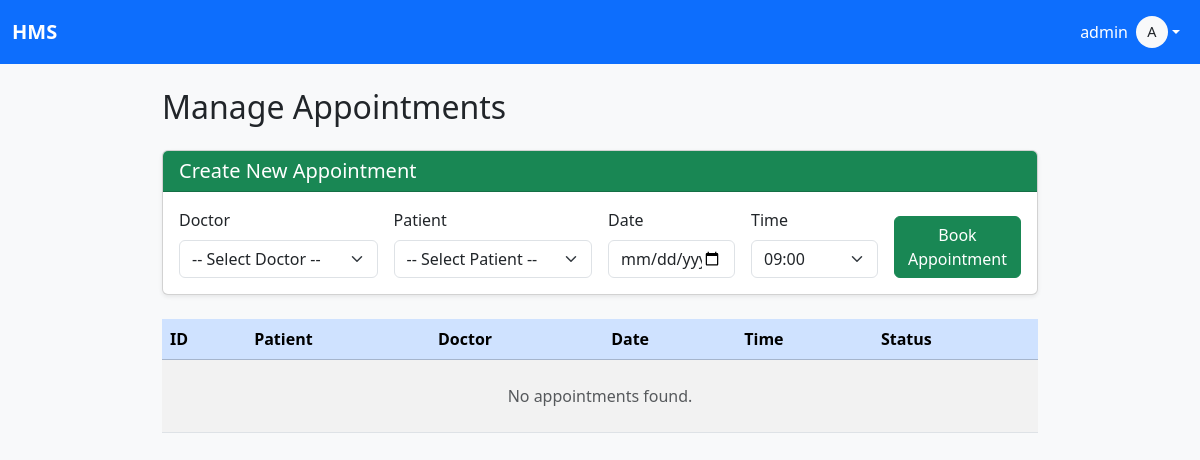
/admin/manage_appointments (signed in), run on an earlier commit of the app's database.
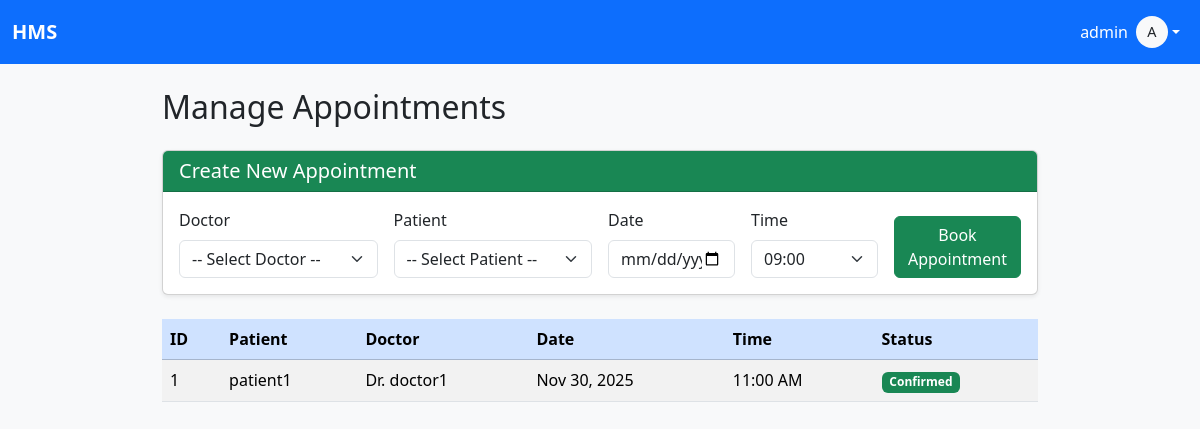
And on a later commit of the database.
### app.py (models this page shows)
class User(UserMixin, db.Model):
    id = db.Column(db.Integer, primary_key=True)
    username = db.Column(db.String(50), unique=True, nullable=False)
    password_hash = db.Column(db.String(128), nullable=False)
    role = db.Column(db.String(20), nullable=False)  # admin, doctor, patient
    name = db.Column(db.String(100), nullable=False)
    profile_pic = db.Column(db.String(150), default='default.jpg')
    doctor = db.relationship('DoctorProfile', backref='user', uselist=False)
    patient = db.relationship('PatientProfile', backref='user', uselist=False)

class Appointment(db.Model):
    id = db.Column(db.Integer, primary_key=True)
    patient_id = db.Column(db.Integer, db.ForeignKey('patient_profile.id'), nullable=False)
    doctor_id = db.Column(db.Integer, db.ForeignKey('doctor_profile.id'), nullable=False)
    date = db.Column(db.Date, nullable=False)
    time = db.Column(db.Time, nullable=False)
    status = db.Column(db.String(20), default='pending')  # pending, confirmed, rejected
    patient = db.relationship('PatientProfile', backref='appointments')
    doctor = db.relationship('DoctorProfile', backref='appointments')

### app.py (the view)
@app.route("/admin/manage_appointments")
@login_required
def manage_appointments():
    if current_user.role != "admin": abort(403)
    return render_template(
        "manage_appointments.html",
        appointments=Appointment.query.order_by(Appointment.date, Appointment.time).all(),
        doctors=DoctorProfile.query.all(),
        patients=PatientProfile.query.all(),
        tomorrow=(datetime.today() + timedelta(days=1)).date()
    )

### app.py (called while the page is built)
@login_manager.user_loader
def load_user(user_id):
    return User.query.get(int(user_id))

@app.context_processor
def inject_user():
    return dict(current_user=current_user, now=datetime.now())

### templates/manage_appointments.html (shortened to what this page needs)
{% extends "base.html" %}
{% block content %}
<h2 class="mb-4">Manage Appointments</h2>
<div class="card mb-4 shadow-sm">
  <div class="card-header bg-success text-white">
    <h5 class="mb-0">Create New Appointment</h5>
  </div>
  <div class="card-body">
    <form method="POST" action="{{ url_for('add_appointment') }}">
      <div class="row g-3 align-items-end">
        <div class="col-md-3">
          <label class="form-label">Doctor</label>
          <select name="doctor_id" class="form-select" required>
            <option value="">-- Select Doctor --</option>
          </select>
        </div>
        <div class="col-md-3">
          <label class="form-label">Patient</label>
          <select name="patient_id" class="form-select" required>
            <option value="">-- Select Patient --</option>
          </select>
        </div>
        <div class="col-md-2">
          <label class="form-label">Date</label>
          <input type="date" name="date" class="form-control" required
                 min="{{ tomorrow.strftime('%Y-%m-%d') }}">
        </div>
        <div class="col-md-2">
          <label class="form-label">Time</label>
          <select name="time" class="form-select" required>
            {% for h in range(9, 18) %}
              <option>{{ "%02d:00"|format(h) }}</option>
            {% endfor %}
          </select>
        </div>
        <div class="col-md-2">
          <button type="submit" class="btn btn-success w-100">Book Appointment</button>
        </div>
      </div>
    </form>
  </div>
</div>
<div class="table-responsive">
  <table class="table table-striped table-hover">
    <thead class="table-primary">
      <tr>
        <th>ID</th>
        <th>Patient</th>
        <th>Doctor</th>
        <th>Date</th>
        <th>Time</th>
        <th>Status</th>
      </tr>
    </thead>
    <tbody>
      {% for a in appointments %}
      <tr>
        <td>{{ a.id }}</td>
        <td>{{ a.patient.user.name }}</td>
        <td>Dr. {{ a.doctor.user.name }}</td>
        <td>{{ a.date.strftime('%b %d, %Y') }}</td>
        <td>{{ a.time.strftime('%I:%M %p') }}</td>
        <td>
          <span class="badge bg-{{
            'success' if a.status=='confirmed'
            else 'warning' if a.status=='pending'
            else 'danger' if a.status=='rejected'
            else 'secondary'
          }}">
            {{ a.status|capitalize }}
          </span>
        </td>
      </tr>
      {% else %}
      <tr><td colspan="6" class="text-center py-4 text-muted">No appointments found.</td></tr>
      {% endfor %}
    </tbody>
  </table>
</div>
{% endblock %}

### templates/base.html (shortened to what this page needs)
<!DOCTYPE html>
<html lang="en">
<head>
    <link href="https://cdn.jsdelivr.net/npm/bootstrap@5.3.1/dist/css/bootstrap.min.css" rel="stylesheet">
    <link rel="stylesheet" href="{{ url_for('static', filename='style.css') }}">
</head>
<body>
<nav class="navbar navbar-expand-lg navbar-dark bg-primary mb-4">
  <div class="container-fluid">
    <a class="navbar-brand fw-bold" href="{{ url_for('admin_dashboard') if current_user.is_authenticated else url_for('login') }}">HMS</a>
    <div class="collapse navbar-collapse" id="navbarContent">
      <ul class="navbar-nav ms-auto align-items-center">
        {% if current_user.is_authenticated %}
        <li class="nav-item dropdown">
          <a class="nav-link dropdown-toggle d-flex align-items-center text-white" href="#" role="button"
             data-bs-toggle="dropdown" aria-expanded="false">
            <span class="me-2 d-none d-sm-inline">{{ current_user.username }}</span>
            <div class="bg-light text-dark rounded-circle d-flex align-items-center justify-content-center"
                 style="width: 32px; height: 32px; font-size: 0.9rem;">
              {{ current_user.username[0]|upper }}
            </div>
          </a>
        </li>
        {% else %}
        <li class="nav-item">
          <a class="nav-link" href="{{ url_for('login') }}">Login</a>
        </li>
        {% endif %}
      </ul>
    </div>
  </div>
</nav><div class="container">
    {% block content %}{% endblock %}
</div>
</body>
</html>

### static/style.css (style rules this page uses)
body { background-color: #f8f9fa; }
.navbar-brand { font-weight: bold; }
.container { max-width: 900px; }

What changed in the data, as far as the page shows it:
added Appointment: id "1", patient.user.name "patient1", doctor.user.name "doctor1", date "Nov 30, 2025", time "11:00 AM", status "Confirmed"
Also different on the page:
text no longer shown: "No appointments found."
